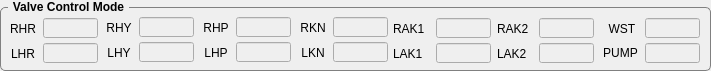
    <widget class="QGroupBox" name="groupBox_4">
     <property name="geometry">
      <rect>
       <x>10</x>
       <y>730</y>
       <width>711</width>
       <height>71</height>
      </rect>
     </property>
     <property name="font">
      <font>
       <weight>75</weight>
       <bold>true</bold>
      </font>
     </property>
     <property name="styleSheet">
      <string notr="true">QGroupBox {
    border: 1px solid gray;
    border-radius: 5px;
    margin-top: 7px;
}

QGroupBox::title {
    subcontrol-origin: margin;
    left: 8px;
    padding: 0 3px 0 3px;
}

</string>
     </property>
     <property name="title">
      <string>Valve Control Mode</string>
     </property>
     <widget class="QLabel" name="label_44">
      <property name="geometry">
       <rect>
        <x>100</x>
        <y>19</y>
        <width>38</width>
        <height>17</height>
       </rect>
      </property>
      <property name="text">
       <string>RHY</string>
      </property>
      <property name="alignment">
       <set>Qt::AlignCenter</set>
      </property>
     </widget>
     <widget class="QLineEdit" name="LE_JOINT_RHY_CTRL_MODE">
      <property name="enabled">
       <bool>false</bool>
      </property>
      <property name="geometry">
       <rect>
        <x>139</x>
        <y>17</y>
        <width>55</width>
        <height>20</height>
       </rect>
      </property>
      <property name="sizePolicy">
       <sizepolicy hsizetype="Fixed" vsizetype="Fixed">
        <horstretch>0</horstretch>
        <verstretch>0</verstretch>
       </sizepolicy>
      </property>
      <property name="minimumSize">
       <size>
        <width>55</width>
        <height>20</height>
       </size>
      </property>
      <property name="maximumSize">
       <size>
        <width>55</width>
        <height>20</height>
       </size>
      </property>
      <property name="font">
       <font>
        <family>Serif</family>
        <pointsize>9</pointsize>
       </font>
      </property>
      <property name="alignment">
       <set>Qt::AlignRight|Qt::AlignTrailing|Qt::AlignVCenter</set>
      </property>
      <property name="readOnly">
       <bool>true</bool>
      </property>
     </widget>
     <widget class="QLineEdit" name="LE_JOINT_LHY_CTRL_MODE">
      <property name="enabled">
       <bool>false</bool>
      </property>
      <property name="geometry">
       <rect>
        <x>139</x>
        <y>42</y>
        <width>55</width>
        <height>20</height>
       </rect>
      </property>
      <property name="sizePolicy">
       <sizepolicy hsizetype="Fixed" vsizetype="Fixed">
        <horstretch>0</horstretch>
        <verstretch>0</verstretch>
       </sizepolicy>
      </property>
      <property name="minimumSize">
       <size>
        <width>55</width>
        <height>20</height>
       </size>
      </property>
      <property name="maximumSize">
       <size>
        <width>55</width>
        <height>20</height>
       </size>
      </property>
      <property name="font">
       <font>
        <family>Serif</family>
        <pointsize>9</pointsize>
       </font>
      </property>
      <property name="alignment">
       <set>Qt::AlignRight|Qt::AlignTrailing|Qt::AlignVCenter</set>
      </property>
      <property name="readOnly">
       <bool>true</bool>
      </property>
     </widget>
     <widget class="QLabel" name="label_45">
      <property name="geometry">
       <rect>
        <x>100</x>
        <y>44</y>
        <width>38</width>
        <height>17</height>
       </rect>
      </property>
      <property name="text">
       <string>LHY</string>
      </property>
      <property name="alignment">
       <set>Qt::AlignCenter</set>
      </property>
     </widget>
     <widget class="QLineEdit" name="LE_JOINT_LHR_CTRL_MODE">
      <property name="enabled">
       <bool>false</bool>
      </property>
      <property name="geometry">
       <rect>
        <x>43</x>
        <y>43</y>
        <width>55</width>
        <height>20</height>
       </rect>
      </property>
      <property name="sizePolicy">
       <sizepolicy hsizetype="Fixed" vsizetype="Fixed">
        <horstretch>0</horstretch>
        <verstretch>0</verstretch>
       </sizepolicy>
      </property>
      <property name="minimumSize">
       <size>
        <width>55</width>
        <height>20</height>
       </size>
      </property>
      <property name="maximumSize">
       <size>
        <width>55</width>
        <height>20</height>
       </size>
      </property>
      <property name="font">
       <font>
        <family>Serif</family>
        <pointsize>9</pointsize>
       </font>
      </property>
      <property name="alignment">
       <set>Qt::AlignRight|Qt::AlignTrailing|Qt::AlignVCenter</set>
      </property>
      <property name="readOnly">
       <bool>true</bool>
      </property>
     </widget>
     <widget class="QLabel" name="label_46">
      <property name="geometry">
       <rect>
        <x>4</x>
        <y>45</y>
        <width>38</width>
        <height>17</height>
       </rect>
      </property>
      <property name="text">
       <string>LHR</string>
      </property>
      <property name="alignment">
       <set>Qt::AlignCenter</set>
      </property>
     </widget>
     <widget class="QLineEdit" name="LE_JOINT_RHR_CTRL_MODE">
      <property name="enabled">
       <bool>false</bool>
      </property>
      <property name="geometry">
       <rect>
        <x>43</x>
        <y>18</y>
        <width>55</width>
        <height>20</height>
       </rect>
      </property>
      <property name="sizePolicy">
       <sizepolicy hsizetype="Fixed" vsizetype="Fixed">
        <horstretch>0</horstretch>
        <verstretch>0</verstretch>
       </sizepolicy>
      </property>
      <property name="minimumSize">
       <size>
        <width>55</width>
        <height>20</height>
       </size>
      </property>
      <property name="maximumSize">
       <size>
        <width>55</width>
        <height>20</height>
       </size>
      </property>
      <property name="font">
       <font>
        <family>Serif</family>
        <pointsize>9</pointsize>
       </font>
      </property>
      <property name="alignment">
       <set>Qt::AlignRight|Qt::AlignTrailing|Qt::AlignVCenter</set>
      </property>
      <property name="readOnly">
       <bool>true</bool>
      </property>
     </widget>
     <widget class="QLabel" name="label_47">
      <property name="geometry">
       <rect>
        <x>4</x>
        <y>20</y>
        <width>38</width>
        <height>17</height>
       </rect>
      </property>
      <property name="text">
       <string>RHR</string>
      </property>
      <property name="alignment">
       <set>Qt::AlignCenter</set>
      </property>
     </widget>
     <widget class="QLabel" name="label_48">
      <property name="geometry">
       <rect>
        <x>197</x>
        <y>19</y>
        <width>38</width>
        <height>17</height>
       </rect>
      </property>
      <property name="text">
       <string>RHP</string>
      </property>
      <property name="alignment">
       <set>Qt::AlignCenter</set>
      </property>
     </widget>
     <widget class="QLineEdit" name="LE_JOINT_LHP_CTRL_MODE">
      <property name="enabled">
       <bool>false</bool>
      </property>
      <property name="geometry">
       <rect>
        <x>236</x>
        <y>42</y>
        <width>55</width>
        <height>20</height>
       </rect>
      </property>
      <property name="sizePolicy">
       <sizepolicy hsizetype="Fixed" vsizetype="Fixed">
        <horstretch>0</horstretch>
        <verstretch>0</verstretch>
       </sizepolicy>
      </property>
      <property name="minimumSize">
       <size>
        <width>55</width>
        <height>20</height>
       </size>
      </property>
      <property name="maximumSize">
       <size>
        <width>55</width>
        <height>20</height>
       </size>
      </property>
      <property name="font">
       <font>
        <family>Serif</family>
        <pointsize>9</pointsize>
       </font>
      </property>
      <property name="alignment">
       <set>Qt::AlignRight|Qt::AlignTrailing|Qt::AlignVCenter</set>
      </property>
      <property name="readOnly">
       <bool>true</bool>
      </property>
     </widget>
     <widget class="QLabel" name="label_49">
      <property name="geometry">
       <rect>
        <x>197</x>
        <y>44</y>
        <width>38</width>
        <height>17</height>
       </rect>
      </property>
      <property name="text">
       <string>LHP</string>
      </property>
      <property name="alignment">
       <set>Qt::AlignCenter</set>
      </property>
     </widget>
     <widget class="QLineEdit" name="LE_JOINT_RHP_CTRL_MODE">
      <property name="enabled">
       <bool>false</bool>
      </property>
      <property name="geometry">
       <rect>
        <x>236</x>
        <y>17</y>
        <width>55</width>
        <height>20</height>
       </rect>
      </property>
      <property name="sizePolicy">
       <sizepolicy hsizetype="Fixed" vsizetype="Fixed">
        <horstretch>0</horstretch>
        <verstretch>0</verstretch>
       </sizepolicy>
      </property>
      <property name="minimumSize">
       <size>
        <width>55</width>
        <height>20</height>
       </size>
      </property>
      <property name="maximumSize">
       <size>
        <width>55</width>
        <height>20</height>
       </size>
      </property>
      <property name="font">
       <font>
        <family>Serif</family>
        <pointsize>9</pointsize>
       </font>
      </property>
      <property name="alignment">
       <set>Qt::AlignRight|Qt::AlignTrailing|Qt::AlignVCenter</set>
      </property>
      <property name="readOnly">
       <bool>true</bool>
      </property>
     </widget>
     <widget class="QLabel" name="label_50">
      <property name="geometry">
       <rect>
        <x>294</x>
        <y>19</y>
        <width>38</width>
        <height>17</height>
       </rect>
      </property>
      <property name="text">
       <string>RKN</string>
      </property>
      <property name="alignment">
       <set>Qt::AlignCenter</set>
      </property>
     </widget>
     <widget class="QLineEdit" name="LE_JOINT_LKN_CTRL_MODE">
      <property name="enabled">
       <bool>false</bool>
      </property>
      <property name="geometry">
       <rect>
        <x>333</x>
        <y>42</y>
        <width>55</width>
        <height>20</height>
       </rect>
      </property>
      <property name="sizePolicy">
       <sizepolicy hsizetype="Fixed" vsizetype="Fixed">
        <horstretch>0</horstretch>
        <verstretch>0</verstretch>
       </sizepolicy>
      </property>
      <property name="minimumSize">
       <size>
        <width>55</width>
        <height>20</height>
       </size>
      </property>
      <property name="maximumSize">
       <size>
        <width>55</width>
        <height>20</height>
       </size>
      </property>
      <property name="font">
       <font>
        <family>Serif</family>
        <pointsize>9</pointsize>
       </font>
      </property>
      <property name="alignment">
       <set>Qt::AlignRight|Qt::AlignTrailing|Qt::AlignVCenter</set>
      </property>
      <property name="readOnly">
       <bool>true</bool>
      </property>
     </widget>
     <widget class="QLabel" name="label_51">
      <property name="geometry">
       <rect>
        <x>294</x>
        <y>44</y>
        <width>38</width>
        <height>17</height>
       </rect>
      </property>
      <property name="text">
       <string>LKN</string>
      </property>
      <property name="alignment">
       <set>Qt::AlignCenter</set>
      </property>
     </widget>
     <widget class="QLineEdit" name="LE_JOINT_RKN_CTRL_MODE">
      <property name="enabled">
       <bool>false</bool>
      </property>
      <property name="geometry">
       <rect>
        <x>333</x>
        <y>17</y>
        <width>55</width>
        <height>20</height>
       </rect>
      </property>
      <property name="sizePolicy">
       <sizepolicy hsizetype="Fixed" vsizetype="Fixed">
        <horstretch>0</horstretch>
        <verstretch>0</verstretch>
       </sizepolicy>
      </property>
      <property name="minimumSize">
       <size>
        <width>55</width>
        <height>20</height>
       </size>
      </property>
      <property name="maximumSize">
       <size>
        <width>55</width>
        <height>20</height>
       </size>
      </property>
      <property name="font">
       <font>
        <family>Serif</family>
        <pointsize>9</pointsize>
       </font>
      </property>
      <property name="alignment">
       <set>Qt::AlignRight|Qt::AlignTrailing|Qt::AlignVCenter</set>
      </property>
      <property name="readOnly">
       <bool>true</bool>
      </property>
     </widget>
     <widget class="QLabel" name="label_52">
      <property name="geometry">
       <rect>
        <x>393</x>
        <y>45</y>
        <width>38</width>
        <height>17</height>
       </rect>
      </property>
      <property name="text">
       <string>LAK1</string>
      </property>
     </widget>
     <widget class="QLineEdit" name="LE_JOINT_RAK1_CTRL_MODE">
      <property name="enabled">
       <bool>false</bool>
      </property>
      <property name="geometry">
       <rect>
        <x>436</x>
        <y>18</y>
        <width>55</width>
        <height>20</height>
       </rect>
      </property>
      <property name="sizePolicy">
       <sizepolicy hsizetype="Fixed" vsizetype="Fixed">
        <horstretch>0</horstretch>
        <verstretch>0</verstretch>
       </sizepolicy>
      </property>
      <property name="minimumSize">
       <size>
        <width>55</width>
        <height>20</height>
       </size>
      </property>
      <property name="maximumSize">
       <size>
        <width>55</width>
        <height>20</height>
       </size>
      </property>
      <property name="font">
       <font>
        <family>Serif</family>
        <pointsize>9</pointsize>
       </font>
      </property>
      <property name="alignment">
       <set>Qt::AlignRight|Qt::AlignTrailing|Qt::AlignVCenter</set>
      </property>
      <property name="readOnly">
       <bool>true</bool>
      </property>
     </widget>
     <widget class="QLineEdit" name="LE_JOINT_LAK1_CTRL_MODE">
      <property name="enabled">
       <bool>false</bool>
      </property>
      <property name="geometry">
       <rect>
        <x>436</x>
        <y>43</y>
        <width>55</width>
        <height>20</height>
       </rect>
      </property>
      <property name="sizePolicy">
       <sizepolicy hsizetype="Fixed" vsizetype="Fixed">
        <horstretch>0</horstretch>
        <verstretch>0</verstretch>
       </sizepolicy>
      </property>
      <property name="minimumSize">
       <size>
        <width>55</width>
        <height>20</height>
       </size>
      </property>
      <property name="maximumSize">
       <size>
        <width>55</width>
        <height>20</height>
       </size>
      </property>
      <property name="font">
       <font>
        <family>Serif</family>
        <pointsize>9</pointsize>
       </font>
      </property>
      <property name="alignment">
       <set>Qt::AlignRight|Qt::AlignTrailing|Qt::AlignVCenter</set>
      </property>
      <property name="readOnly">
       <bool>true</bool>
      </property>
     </widget>
     <widget class="QLabel" name="label_53">
      <property name="geometry">
       <rect>
        <x>393</x>
        <y>20</y>
        <width>38</width>
        <height>17</height>
       </rect>
      </property>
      <property name="text">
       <string>RAK1</string>
      </property>
     </widget>
     <widget class="QLabel" name="label_54">
      <property name="geometry">
       <rect>
        <x>497</x>
        <y>45</y>
        <width>38</width>
        <height>17</height>
       </rect>
      </property>
      <property name="text">
       <string>LAK2</string>
      </property>
     </widget>
     <widget class="QLabel" name="label_55">
      <property name="geometry">
       <rect>
        <x>497</x>
        <y>20</y>
        <width>38</width>
        <height>17</height>
       </rect>
      </property>
      <property name="text">
       <string>RAK2</string>
      </property>
     </widget>
     <widget class="QLineEdit" name="LE_JOINT_LAK2_CTRL_MODE">
      <property name="enabled">
       <bool>false</bool>
      </property>
      <property name="geometry">
       <rect>
        <x>539</x>
        <y>43</y>
        <width>55</width>
        <height>20</height>
       </rect>
      </property>
      <property name="sizePolicy">
       <sizepolicy hsizetype="Fixed" vsizetype="Fixed">
        <horstretch>0</horstretch>
        <verstretch>0</verstretch>
       </sizepolicy>
      </property>
      <property name="minimumSize">
       <size>
        <width>55</width>
        <height>20</height>
       </size>
      </property>
      <property name="maximumSize">
       <size>
        <width>55</width>
        <height>20</height>
       </size>
      </property>
      <property name="font">
       <font>
        <family>Serif</family>
        <pointsize>9</pointsize>
       </font>
      </property>
      <property name="alignment">
       <set>Qt::AlignRight|Qt::AlignTrailing|Qt::AlignVCenter</set>
      </property>
      <property name="readOnly">
       <bool>true</bool>
      </property>
     </widget>
     <widget class="QLineEdit" name="LE_JOINT_RAK2_CTRL_MODE">
      <property name="enabled">
       <bool>false</bool>
      </property>
      <property name="geometry">
       <rect>
        <x>539</x>
        <y>18</y>
        <width>55</width>
        <height>20</height>
       </rect>
      </property>
      <property name="sizePolicy">
       <sizepolicy hsizetype="Fixed" vsizetype="Fixed">
        <horstretch>0</horstretch>
        <verstretch>0</verstretch>
       </sizepolicy>
      </property>
      <property name="minimumSize">
       <size>
        <width>55</width>
        <height>20</height>
       </size>
      </property>
      <property name="maximumSize">
       <size>
        <width>55</width>
        <height>20</height>
       </size>
      </property>
      <property name="font">
       <font>
        <family>Serif</family>
        <pointsize>9</pointsize>
       </font>
      </property>
      <property name="alignment">
       <set>Qt::AlignRight|Qt::AlignTrailing|Qt::AlignVCenter</set>
      </property>
      <property name="readOnly">
       <bool>true</bool>
      </property>
     </widget>
     <widget class="QLabel" name="label_56">
      <property name="geometry">
       <rect>
        <x>603</x>
        <y>20</y>
        <width>38</width>
        <height>17</height>
       </rect>
      </property>
      <property name="text">
       <string>WST</string>
      </property>
      <property name="alignment">
       <set>Qt::AlignCenter</set>
      </property>
     </widget>
     <widget class="QLineEdit" name="LE_JOINT_WST_CTRL_MODE">
      <property name="enabled">
       <bool>false</bool>
      </property>
      <property name="geometry">
       <rect>
        <x>645</x>
        <y>18</y>
        <width>55</width>
        <height>20</height>
       </rect>
      </property>
      <property name="sizePolicy">
       <sizepolicy hsizetype="Fixed" vsizetype="Fixed">
        <horstretch>0</horstretch>
        <verstretch>0</verstretch>
       </sizepolicy>
      </property>
      <property name="minimumSize">
       <size>
        <width>55</width>
        <height>20</height>
       </size>
      </property>
      <property name="maximumSize">
       <size>
        <width>55</width>
        <height>20</height>
       </size>
      </property>
      <property name="font">
       <font>
        <family>Serif</family>
        <pointsize>9</pointsize>
       </font>
      </property>
      <property name="alignment">
       <set>Qt::AlignRight|Qt::AlignTrailing|Qt::AlignVCenter</set>
      </property>
      <property name="readOnly">
       <bool>true</bool>
      </property>
     </widget>
     <widget class="QLineEdit" name="LE_PUMP_CTRL_MODE">
      <property name="enabled">
       <bool>false</bool>
      </property>
      <property name="geometry">
       <rect>
        <x>645</x>
        <y>43</y>
        <width>55</width>
        <height>20</height>
       </rect>
      </property>
      <property name="sizePolicy">
       <sizepolicy hsizetype="Fixed" vsizetype="Fixed">
        <horstretch>0</horstretch>
        <verstretch>0</verstretch>
       </sizepolicy>
      </property>
      <property name="minimumSize">
       <size>
        <width>55</width>
        <height>20</height>
       </size>
      </property>
      <property name="maximumSize">
       <size>
        <width>55</width>
        <height>20</height>
       </size>
      </property>
      <property name="font">
       <font>
        <family>Serif</family>
        <pointsize>9</pointsize>
       </font>
      </property>
      <property name="alignment">
       <set>Qt::AlignRight|Qt::AlignTrailing|Qt::AlignVCenter</set>
      </property>
      <property name="readOnly">
       <bool>true</bool>
      </property>
     </widget>
     <widget class="QLabel" name="label_57">
      <property name="geometry">
       <rect>
        <x>600</x>
        <y>43</y>
        <width>41</width>
        <height>20</height>
       </rect>
      </property>
      <property name="text">
       <string>PUMP</string>
      </property>
      <property name="alignment">
       <set>Qt::AlignCenter</set>
      </property>
     </widget>
    </widget>
